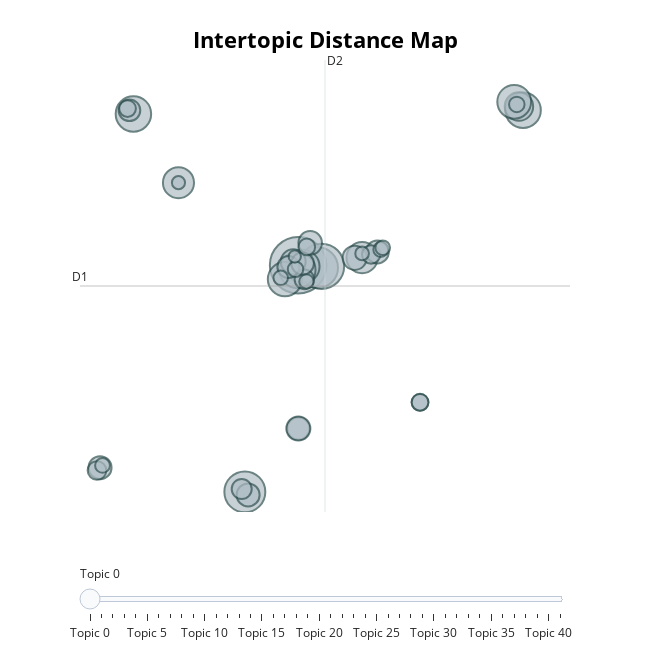

The code cell stored with this chart in its notebook:
### Code cell
all_topic_model.visualize_topics()

### Figure 1 — Plotly figure (JSON) as saved in the notebook; plotly's stock layout.template omitted (floating-point values rounded to 4 significant figures)
{"data": [{"customdata": [[0, "travel | agents | agentbased | information | framework", 653], [1, "algorithm | optimization | algorithms | search | performance", 338], [2, "urban | distribution | mobile | city | density", 419], [3, "species | seasonal | dynamics | abundance | sea", 342], [4, "disease | epidemic | transmission | covid19 | spread", 257], [5, "water | supply | demand | groundwater | water supply", 230], [6, "stars | stellar | mass | planets | galactic", 198], [7, "urban | accessibility | city | housing | public", 268], [8, "mobile | migration | language | mobility | article", 239], [9, "migrants | rural | migrant | migration | settlement", 257], [10, "genetic | species | seed | plant | diversity", 197], [11, "seasonal | dynamics | species | pest | adult", 165], [12, "health | services | care | service | mental", 233], [13, "exposure | air | pollution | air pollution | pminf25inf", 126], [14, "crime | ambient | street | theft | crimes", 113], [15, "microbial | bacteria | bacterial | phytoplankton | seasonal", 108], [16, "migration | chinas | urban | city | development", 107], [17, "climate | heat | exposure | change | climate change", 108], [18, "risk | evacuation | flood | vulnerability | earthquake", 102], [19, "fertility | projections | projected | growth | demographic", 118], [20, "traffic | urban | road | pedestrian | service", 99], [21, "hiv | mobile | sexual | risk | women", 82], [22, "sampling | estimator | estimators | sample | estimation", 96], [23, "dynamics | equation | competition | equations | species", 78], [24, "food | land | production | consumption | projected", 104], [25, "migration | urbanization | urban | development | rural", 119], [26, "energy | emissions | carbon | consumption | energy consumption", 71], [27, "particle | balance | aggregation | numerical | nucleation", 57], [28, "archaeological | mobile | early | human | site", 58], [29, "wastewater | treatment | normalization | sarscov2 | wbe", 49], [30, "species | habitat | extinction | dynamics | dispersal", 69], [31, "cells | cell | cancer | tumor | protein", 49], [32, "health | migration | mobility | migrant | climate", 45], [33, "development | regional | industry | rural | economic", 57], [34, "visitor | visitors | museum | environmental | recreation", 45], [35, "waste | solid waste | solid | waste management | management", 43], [36, "bubble | gas | flow | fluid | computational fluid", 38], [37, "intention | settlement | settlement intention | cities | migrants", 57], [38, "sampling | estimators | forest | variance | estimator", 35], [39, "coastal | marine | tourism | islands | coast", 42], [40, "laser | fiber | optical | grating | gratings", 31], [41, "integration | housing | employment | workers | migrant", 44]], "hovertemplate": "<b>Topic %{customdata[0]}</b><br>%{customdata[1]}<br>Size: %{customdata[2]}", "legendgroup": "", "marker": {"color": "#B0BEC5", "line": {"color": "DarkSlateGrey", "width": 2}, "size": [653, 338, 419, 342, 257, 230, 198, 268, 239, 257, 197, 165, 233, 126, 113, 108, 107, 108, 102, 118, 99, 82, 96, 78, 104, 119, 71, 57, 58, 49, 69, 49, 45, 57, 45, 43, 38, 57, 35, 42, 31, 44], "sizemode": "area", "sizeref": 0.4081, "symbol": "circle"}, "mode": "markers", "name": "", "orientation": "v", "showlegend": false, "type": "scatter", "x": [4.917, 6.009, 6.224, 1.935, 17.51, 5.176, 8.495, 4.878, 4.178, -4.301, -1.779, 17.27, 17.01, 4.641, 5.592, 2.118, 9.349, -6.168, 4.93, 4.929, 4.372, 1.76, -4.524, 5.266, 5.168, 8.085, -6.339, 5.401, 11.74, 4.771, 9.004, 17.15, 9.539, -4.629, -6.03, 3.942, 8.496, 11.74, -1.779, 5.381, 4.729, 9.65], "xaxis": "x", "y": [7.032, 6.881, 6.966, -6.753, 16.46, 6.954, 7.493, 6.738, 6.179, 16.23, 12.05, 16.68, 16.97, 7.241, 8.391, -6.936, 7.84, -5.282, -2.901, -2.902, 6.923, -6.577, 16.45, 6.172, 7.137, 7.48, -5.453, 8.144, -1.305, 6.787, 7.687, 16.81, 7.986, 16.56, -5.144, 6.264, 7.752, -1.305, 12.05, 6.043, 7.561, 8.095], "yaxis": "y"}], "layout": {"annotations": [{"showarrow": false, "text": "D1", "x": -7.29, "y": 5.768, "yshift": 10}, {"showarrow": false, "text": "D2", "x": 6.421, "xshift": 10, "y": 19.51}], "height": 650, "hoverlabel": {"bgcolor": "white", "font": {"family": "Rockwell", "size": 16}}, "legend": {"itemsizing": "constant", "tracegroupgap": 0}, "margin": {"t": 60}, "shapes": [{"line": {"color": "#CFD8DC", "width": 2}, "type": "line", "x0": 6.421, "x1": 6.421, "y0": -7.976, "y1": 19.51}, {"line": {"color": "#9E9E9E", "width": 2}, "type": "line", "x0": -7.29, "x1": 20.13, "y0": 5.768, "y1": 5.768}], "sliders": [{"active": 0, "pad": {"t": 50}, "steps": [{"args": [{"marker.color": [["red", "#B0BEC5", "#B0BEC5", "#B0BEC5", "#B0BEC5", "#B0BEC5", "#B0BEC5", "#B0BEC5", "#B0BEC5", "#B0BEC5", "#B0BEC5", "#B0BEC5", "#B0BEC5", "#B0BEC5", "#B0BEC5", "#B0BEC5", "#B0BEC5", "#B0BEC5", "#B0BEC5", "#B0BEC5", "#B0BEC5", "#B0BEC5", "#B0BEC5", "#B0BEC5", "#B0BEC5", "#B0BEC5", "#B0BEC5", "#B0BEC5", "#B0BEC5", "#B0BEC5", "#B0BEC5", "#B0BEC5", "#B0BEC5", "#B0BEC5", "#B0BEC5", "#B0BEC5", "#B0BEC5", "#B0BEC5", "#B0BEC5", "#B0BEC5", "#B0BEC5", "#B0BEC5"]]}], "label": "Topic 0", "method": "update"}, {"args": [{"marker.color": [["#B0BEC5", "red", "#B0BEC5", "#B0BEC5", "#B0BEC5", "#B0BEC5", "#B0BEC5", "#B0BEC5", "#B0BEC5", "#B0BEC5", "#B0BEC5", "#B0BEC5", "#B0BEC5", "#B0BEC5", "#B0BEC5", "#B0BEC5", "#B0BEC5", "#B0BEC5", "#B0BEC5", "#B0BEC5", "#B0BEC5", "#B0BEC5", "#B0BEC5", "#B0BEC5", "#B0BEC5", "#B0BEC5", "#B0BEC5", "#B0BEC5", "#B0BEC5", "#B0BEC5", "#B0BEC5", "#B0BEC5", "#B0BEC5", "#B0BEC5", "#B0BEC5", "#B0BEC5", "#B0BEC5", "#B0BEC5", "#B0BEC5", "#B0BEC5", "#B0BEC5", "#B0BEC5"]]}], "label": "Topic 1", "method": "update"}, {"args": [{"marker.color": [["#B0BEC5", "#B0BEC5", "red", "#B0BEC5", "#B0BEC5", "#B0BEC5", "#B0BEC5", "#B0BEC5", "#B0BEC5", "#B0BEC5", "#B0BEC5", "#B0BEC5", "#B0BEC5", "#B0BEC5", "#B0BEC5", "#B0BEC5", "#B0BEC5", "#B0BEC5", "#B0BEC5", "#B0BEC5", "#B0BEC5", "#B0BEC5", "#B0BEC5", "#B0BEC5", "#B0BEC5", "#B0BEC5", "#B0BEC5", "#B0BEC5", "#B0BEC5", "#B0BEC5", "#B0BEC5", "#B0BEC5", "#B0BEC5", "#B0BEC5", "#B0BEC5", "#B0BEC5", "#B0BEC5", "#B0BEC5", "#B0BEC5", "#B0BEC5", "#B0BEC5", "#B0BEC5"]]}], "label": "Topic 2", "method": "update"}, {"args": [{"marker.color": [["#B0BEC5", "#B0BEC5", "#B0BEC5", "red", "#B0BEC5", "#B0BEC5", "#B0BEC5", "#B0BEC5", "#B0BEC5", "#B0BEC5", "#B0BEC5", "#B0BEC5", "#B0BEC5", "#B0BEC5", "#B0BEC5", "#B0BEC5", "#B0BEC5", "#B0BEC5", "#B0BEC5", "#B0BEC5", "#B0BEC5", "#B0BEC5", "#B0BEC5", "#B0BEC5", "#B0BEC5", "#B0BEC5", "#B0BEC5", "#B0BEC5", "#B0BEC5", "#B0BEC5", "#B0BEC5", "#B0BEC5", "#B0BEC5", "#B0BEC5", "#B0BEC5", "#B0BEC5", "#B0BEC5", "#B0BEC5", "#B0BEC5", "#B0BEC5", "#B0BEC5", "#B0BEC5"]]}], "label": "Topic 3", "method": "update"}, {"args": [{"marker.color": [["#B0BEC5", "#B0BEC5", "#B0BEC5", "#B0BEC5", "red", "#B0BEC5", "#B0BEC5", "#B0BEC5", "#B0BEC5", "#B0BEC5", "#B0BEC5", "#B0BEC5", "#B0BEC5", "#B0BEC5", "#B0BEC5", "#B0BEC5", "#B0BEC5", "#B0BEC5", "#B0BEC5", "#B0BEC5", "#B0BEC5", "#B0BEC5", "#B0BEC5", "#B0BEC5", "#B0BEC5", "#B0BEC5", "#B0BEC5", "#B0BEC5", "#B0BEC5", "#B0BEC5", "#B0BEC5", "#B0BEC5", "#B0BEC5", "#B0BEC5", "#B0BEC5", "#B0BEC5", "#B0BEC5", "#B0BEC5", "#B0BEC5", "#B0BEC5", "#B0BEC5", "#B0BEC5"]]}], "label": "Topic 4", "method": "update"}, {"args": [{"marker.color": [["#B0BEC5", "#B0BEC5", "#B0BEC5", "#B0BEC5", "#B0BEC5", "red", "#B0BEC5", "#B0BEC5", "#B0BEC5", "#B0BEC5", "#B0BEC5", "#B0BEC5", "#B0BEC5", "#B0BEC5", "#B0BEC5", "#B0BEC5", "#B0BEC5", "#B0BEC5", "#B0BEC5", "#B0BEC5", "#B0BEC5", "#B0BEC5", "#B0BEC5", "#B0BEC5", "#B0BEC5", "#B0BEC5", "#B0BEC5", "#B0BEC5", "#B0BEC5", "#B0BEC5", "#B0BEC5", "#B0BEC5", "#B0BEC5", "#B0BEC5", "#B0BEC5", "#B0BEC5", "#B0BEC5", "#B0BEC5", "#B0BEC5", "#B0BEC5", "#B0BEC5", "#B0BEC5"]]}], "label": "Topic 5", "method": "update"}, {"args": [{"marker.color": [["#B0BEC5", "#B0BEC5", "#B0BEC5", "#B0BEC5", "#B0BEC5", "#B0BEC5", "red", "#B0BEC5", "#B0BEC5", "#B0BEC5", "#B0BEC5", "#B0BEC5", "#B0BEC5", "#B0BEC5", "#B0BEC5", "#B0BEC5", "#B0BEC5", "#B0BEC5", "#B0BEC5", "#B0BEC5", "#B0BEC5", "#B0BEC5", "#B0BEC5", "#B0BEC5", "#B0BEC5", "#B0BEC5", "#B0BEC5", "#B0BEC5", "#B0BEC5", "#B0BEC5", "#B0BEC5", "#B0BEC5", "#B0BEC5", "#B0BEC5", "#B0BEC5", "#B0BEC5", "#B0BEC5", "#B0BEC5", "#B0BEC5", "#B0BEC5", "#B0BEC5", "#B0BEC5"]]}], "label": "Topic 6", "method": "update"}, {"args": [{"marker.color": [["#B0BEC5", "#B0BEC5", "#B0BEC5", "#B0BEC5", "#B0BEC5", "#B0BEC5", "#B0BEC5", "red", "#B0BEC5", "#B0BEC5", "#B0BEC5", "#B0BEC5", "#B0BEC5", "#B0BEC5", "#B0BEC5", "#B0BEC5", "#B0BEC5", "#B0BEC5", "#B0BEC5", "#B0BEC5", "#B0BEC5", "#B0BEC5", "#B0BEC5", "#B0BEC5", "#B0BEC5", "#B0BEC5", "#B0BEC5", "#B0BEC5", "#B0BEC5", "#B0BEC5", "#B0BEC5", "#B0BEC5", "#B0BEC5", "#B0BEC5", "#B0BEC5", "#B0BEC5", "#B0BEC5", "#B0BEC5", "#B0BEC5", "#B0BEC5", "#B0BEC5", "#B0BEC5"]]}], "label": "Topic 7", "method": "update"}, {"args": [{"marker.color": [["#B0BEC5", "#B0BEC5", "#B0BEC5", "#B0BEC5", "#B0BEC5", "#B0BEC5", "#B0BEC5", "#B0BEC5", "red", "#B0BEC5", "#B0BEC5", "#B0BEC5", "#B0BEC5", "#B0BEC5", "#B0BEC5", "#B0BEC5", "#B0BEC5", "#B0BEC5", "#B0BEC5", "#B0BEC5", "#B0BEC5", "#B0BEC5", "#B0BEC5", "#B0BEC5", "#B0BEC5", "#B0BEC5", "#B0BEC5", "#B0BEC5", "#B0BEC5", "#B0BEC5", "#B0BEC5", "#B0BEC5", "#B0BEC5", "#B0BEC5", "#B0BEC5", "#B0BEC5", "#B0BEC5", "#B0BEC5", "#B0BEC5", "#B0BEC5", "#B0BEC5", "#B0BEC5"]]}], "label": "Topic 8", "method": "update"}, {"args": [{"marker.color": [["#B0BEC5", "#B0BEC5", "#B0BEC5", "#B0BEC5", "#B0BEC5", "#B0BEC5", "#B0BEC5", "#B0BEC5", "#B0BEC5", "red", "#B0BEC5", "#B0BEC5", "#B0BEC5", "#B0BEC5", "#B0BEC5", "#B0BEC5", "#B0BEC5", "#B0BEC5", "#B0BEC5", "#B0BEC5", "#B0BEC5", "#B0BEC5", "#B0BEC5", "#B0BEC5", "#B0BEC5", "#B0BEC5", "#B0BEC5", "#B0BEC5", "#B0BEC5", "#B0BEC5", "#B0BEC5", "#B0BEC5", "#B0BEC5", "#B0BEC5", "#B0BEC5", "#B0BEC5", "#B0BEC5", "#B0BEC5", "#B0BEC5", "#B0BEC5", "#B0BEC5", "#B0BEC5"]]}], "label": "Topic 9", "method": "update"}, {"args": [{"marker.color": [["#B0BEC5", "#B0BEC5", "#B0BEC5", "#B0BEC5", "#B0BEC5", "#B0BEC5", "#B0BEC5", "#B0BEC5", "#B0BEC5", "#B0BEC5", "red", "#B0BEC5", "#B0BEC5", "#B0BEC5", "#B0BEC5", "#B0BEC5", "#B0BEC5", "#B0BEC5", "#B0BEC5", "#B0BEC5", "#B0BEC5", "#B0BEC5", "#B0BEC5", "#B0BEC5", "#B0BEC5", "#B0BEC5", "#B0BEC5", "#B0BEC5", "#B0BEC5", "#B0BEC5", "#B0BEC5", "#B0BEC5", "#B0BEC5", "#B0BEC5", "#B0BEC5", "#B0BEC5", "#B0BEC5", "#B0BEC5", "#B0BEC5", "#B0BEC5", "#B0BEC5", "#B0BEC5"]]}], "label": "Topic 10", "method": "update"}, {"args": [{"marker.color": [["#B0BEC5", "#B0BEC5", "#B0BEC5", "#B0BEC5", "#B0BEC5", "#B0BEC5", "#B0BEC5", "#B0BEC5", "#B0BEC5", "#B0BEC5", "#B0BEC5", "red", "#B0BEC5", "#B0BEC5", "#B0BEC5", "#B0BEC5", "#B0BEC5", "#B0BEC5", "#B0BEC5", "#B0BEC5", "#B0BEC5", "#B0BEC5", "#B0BEC5", "#B0BEC5", "#B0BEC5", "#B0BEC5", "#B0BEC5", "#B0BEC5", "#B0BEC5", "#B0BEC5", "#B0BEC5", "#B0BEC5", "#B0BEC5", "#B0BEC5", "#B0BEC5", "#B0BEC5", "#B0BEC5", "#B0BEC5", "#B0BEC5", "#B0BEC5", "#B0BEC5", "#B0BEC5"]]}], "label": "Topic 11", "method": "update"}, {"args": [{"marker.color": [["#B0BEC5", "#B0BEC5", "#B0BEC5", "#B0BEC5", "#B0BEC5", "#B0BEC5", "#B0BEC5", "#B0BEC5", "#B0BEC5", "#B0BEC5", "#B0BEC5", "#B0BEC5", "red", "#B0BEC5", "#B0BEC5", "#B0BEC5", "#B0BEC5", "#B0BEC5", "#B0BEC5", "#B0BEC5", "#B0BEC5", "#B0BEC5", "#B0BEC5", "#B0BEC5", "#B0BEC5", "#B0BEC5", "#B0BEC5", "#B0BEC5", "#B0BEC5", "#B0BEC5", "#B0BEC5", "#B0BEC5", "#B0BEC5", "#B0BEC5", "#B0BEC5", "#B0BEC5", "#B0BEC5", "#B0BEC5", "#B0BEC5", "#B0BEC5", "#B0BEC5", "#B0BEC5"]]}], "label": "Topic 12", "method": "update"}, {"args": [{"marker.color": [["#B0BEC5", "#B0BEC5", "#B0BEC5", "#B0BEC5", "#B0BEC5", "#B0BEC5", "#B0BEC5", "#B0BEC5", "#B0BEC5", "#B0BEC5", "#B0BEC5", "#B0BEC5", "#B0BEC5", "red", "#B0BEC5", "#B0BEC5", "#B0BEC5", "#B0BEC5", "#B0BEC5", "#B0BEC5", "#B0BEC5", "#B0BEC5", "#B0BEC5", "#B0BEC5", "#B0BEC5", "#B0BEC5", "#B0BEC5", "#B0BEC5", "#B0BEC5", "#B0BEC5", "#B0BEC5", "#B0BEC5", "#B0BEC5", "#B0BEC5", "#B0BEC5", "#B0BEC5", "#B0BEC5", "#B0BEC5", "#B0BEC5", "#B0BEC5", "#B0BEC5", "#B0BEC5"]]}], "label": "Topic 13", "method": "update"}, {"args": [{"marker.color": [["#B0BEC5", "#B0BEC5", "#B0BEC5", "#B0BEC5", "#B0BEC5", "#B0BEC5", "#B0BEC5", "#B0BEC5", "#B0BEC5", "#B0BEC5", "#B0BEC5", "#B0BEC5", "#B0BEC5", "#B0BEC5", "red", "#B0BEC5", "#B0BEC5", "#B0BEC5", "#B0BEC5", "#B0BEC5", "#B0BEC5", "#B0BEC5", "#B0BEC5", "#B0BEC5", "#B0BEC5", "#B0BEC5", "#B0BEC5", "#B0BEC5", "#B0BEC5", "#B0BEC5", "#B0BEC5", "#B0BEC5", "#B0BEC5", "#B0BEC5", "#B0BEC5", "#B0BEC5", "#B0BEC5", "#B0BEC5", "#B0BEC5", "#B0BEC5", "#B0BEC5", "#B0BEC5"]]}], "label": "Topic 14", "method": "update"}, {"args": [{"marker.color": [["#B0BEC5", "#B0BEC5", "#B0BEC5", "#B0BEC5", "#B0BEC5", "#B0BEC5", "#B0BEC5", "#B0BEC5", "#B0BEC5", "#B0BEC5", "#B0BEC5", "#B0BEC5", "#B0BEC5", "#B0BEC5", "#B0BEC5", "red", "#B0BEC5", "#B0BEC5", "#B0BEC5", "#B0BEC5", "#B0BEC5", "#B0BEC5", "#B0BEC5", "#B0BEC5", "#B0BEC5", "#B0BEC5", "#B0BEC5", "#B0BEC5", "#B0BEC5", "#B0BEC5", "#B0BEC5", "#B0BEC5", "#B0BEC5", "#B0BEC5", "#B0BEC5", "#B0BEC5", "#B0BEC5", "#B0BEC5", "#B0BEC5", "#B0BEC5", "#B0BEC5", "#B0BEC5"]]}], "label": "Topic 15", "method": "update"}, {"args": [{"marker.color": [["#B0BEC5", "#B0BEC5", "#B0BEC5", "#B0BEC5", "#B0BEC5", "#B0BEC5", "#B0BEC5", "#B0BEC5", "#B0BEC5", "#B0BEC5", "#B0BEC5", "#B0BEC5", "#B0BEC5", "#B0BEC5", "#B0BEC5", "#B0BEC5", "red", "#B0BEC5", "#B0BEC5", "#B0BEC5", "#B0BEC5", "#B0BEC5", "#B0BEC5", "#B0BEC5", "#B0BEC5", "#B0BEC5", "#B0BEC5", "#B0BEC5", "#B0BEC5", "#B0BEC5", "#B0BEC5", "#B0BEC5", "#B0BEC5", "#B0BEC5", "#B0BEC5", "#B0BEC5", "#B0BEC5", "#B0BEC5", "#B0BEC5", "#B0BEC5", "#B0BEC5", "#B0BEC5"]]}], "label": "Topic 16", "method": "update"}, {"args": [{"marker.color": [["#B0BEC5", "#B0BEC5", "#B0BEC5", "#B0BEC5", "#B0BEC5", "#B0BEC5", "#B0BEC5", "#B0BEC5", "#B0BEC5", "#B0BEC5", "#B0BEC5", "#B0BEC5", "#B0BEC5", "#B0BEC5", "#B0BEC5", "#B0BEC5", "#B0BEC5", "red", "#B0BEC5", "#B0BEC5", "#B0BEC5", "#B0BEC5", "#B0BEC5", "#B0BEC5", "#B0BEC5", "#B0BEC5", "#B0BEC5", "#B0BEC5", "#B0BEC5", "#B0BEC5", "#B0BEC5", "#B0BEC5", "#B0BEC5", "#B0BEC5", "#B0BEC5", "#B0BEC5", "#B0BEC5", "#B0BEC5", "#B0BEC5", "#B0BEC5", "#B0BEC5", "#B0BEC5"]]}], "label": "Topic 17", "method": "update"}, {"args": [{"marker.color": [["#B0BEC5", "#B0BEC5", "#B0BEC5", "#B0BEC5", "#B0BEC5", "#B0BEC5", "#B0BEC5", "#B0BEC5", "#B0BEC5", "#B0BEC5", "#B0BEC5", "#B0BEC5", "#B0BEC5", "#B0BEC5", "#B0BEC5", "#B0BEC5", "#B0BEC5", "#B0BEC5", "red", "#B0BEC5", "#B0BEC5", "#B0BEC5", "#B0BEC5", "#B0BEC5", "#B0BEC5", "#B0BEC5", "#B0BEC5", "#B0BEC5", "#B0BEC5", "#B0BEC5", "#B0BEC5", "#B0BEC5", "#B0BEC5", "#B0BEC5", "#B0BEC5", "#B0BEC5", "#B0BEC5", "#B0BEC5", "#B0BEC5", "#B0BEC5", "#B0BEC5", "#B0BEC5"]]}], "label": "Topic 18", "method": "update"}, {"args": [{"marker.color": [["#B0BEC5", "#B0BEC5", "#B0BEC5", "#B0BEC5", "#B0BEC5", "#B0BEC5", "#B0BEC5", "#B0BEC5", "#B0BEC5", "#B0BEC5", "#B0BEC5", "#B0BEC5", "#B0BEC5", "#B0BEC5", "#B0BEC5", "#B0BEC5", "#B0BEC5", "#B0BEC5", "#B0BEC5", "red", "#B0BEC5", "#B0BEC5", "#B0BEC5", "#B0BEC5", "#B0BEC5", "#B0BEC5", "#B0BEC5", "#B0BEC5", "#B0BEC5", "#B0BEC5", "#B0BEC5", "#B0BEC5", "#B0BEC5", "#B0BEC5", "#B0BEC5", "#B0BEC5", "#B0BEC5", "#B0BEC5", "#B0BEC5", "#B0BEC5", "#B0BEC5", "#B0BEC5"]]}], "label": "Topic 19", "method": "update"}, {"args": [{"marker.color": [["#B0BEC5", "#B0BEC5", "#B0BEC5", "#B0BEC5", "#B0BEC5", "#B0BEC5", "#B0BEC5", "#B0BEC5", "#B0BEC5", "#B0BEC5", "#B0BEC5", "#B0BEC5", "#B0BEC5", "#B0BEC5", "#B0BEC5", "#B0BEC5", "#B0BEC5", "#B0BEC5", "#B0BEC5", "#B0BEC5", "red", "#B0BEC5", "#B0BEC5", "#B0BEC5", "#B0BEC5", "#B0BEC5", "#B0BEC5", "#B0BEC5", "#B0BEC5", "#B0BEC5", "#B0BEC5", "#B0BEC5", "#B0BEC5", "#B0BEC5", "#B0BEC5", "#B0BEC5", "#B0BEC5", "#B0BEC5", "#B0BEC5", "#B0BEC5", "#B0BEC5", "#B0BEC5"]]}], "label": "Topic 20", "method": "update"}, {"args": [{"marker.color": [["#B0BEC5", "#B0BEC5", "#B0BEC5", "#B0BEC5", "#B0BEC5", "#B0BEC5", "#B0BEC5", "#B0BEC5", "#B0BEC5", "#B0BEC5", "#B0BEC5", "#B0BEC5", "#B0BEC5", "#B0BEC5", "#B0BEC5", "#B0BEC5", "#B0BEC5", "#B0BEC5", "#B0BEC5", "#B0BEC5", "#B0BEC5", "red", "#B0BEC5", "#B0BEC5", "#B0BEC5", "#B0BEC5", "#B0BEC5", "#B0BEC5", "#B0BEC5", "#B0BEC5", "#B0BEC5", "#B0BEC5", "#B0BEC5", "#B0BEC5", "#B0BEC5", "#B0BEC5", "#B0BEC5", "#B0BEC5", "#B0BEC5", "#B0BEC5", "#B0BEC5", "#B0BEC5"]]}], "label": "Topic 21", "method": "update"}, {"args": [{"marker.color": [["#B0BEC5", "#B0BEC5", "#B0BEC5", "#B0BEC5", "#B0BEC5", "#B0BEC5", "#B0BEC5", "#B0BEC5", "#B0BEC5", "#B0BEC5", "#B0BEC5", "#B0BEC5", "#B0BEC5", "#B0BEC5", "#B0BEC5", "#B0BEC5", "#B0BEC5", "#B0BEC5", "#B0BEC5", "#B0BEC5", "#B0BEC5", "#B0BEC5", "red", "#B0BEC5", "#B0BEC5", "#B0BEC5", "#B0BEC5", "#B0BEC5", "#B0BEC5", "#B0BEC5", "#B0BEC5", "#B0BEC5", "#B0BEC5", "#B0BEC5", "#B0BEC5", "#B0BEC5", "#B0BEC5", "#B0BEC5", "#B0BEC5", "#B0BEC5", "#B0BEC5", "#B0BEC5"]]}], "label": "Topic 22", "method": "update"}, {"args": [{"marker.color": [["#B0BEC5", "#B0BEC5", "#B0BEC5", "#B0BEC5", "#B0BEC5", "#B0BEC5", "#B0BEC5", "#B0BEC5", "#B0BEC5", "#B0BEC5", "#B0BEC5", "#B0BEC5", "#B0BEC5", "#B0BEC5", "#B0BEC5", "#B0BEC5", "#B0BEC5", "#B0BEC5", "#B0BEC5", "#B0BEC5", "#B0BEC5", "#B0BEC5", "#B0BEC5", "red", "#B0BEC5", "#B0BEC5", "#B0BEC5", "#B0BEC5", "#B0BEC5", "#B0BEC5", "#B0BEC5", "#B0BEC5", "#B0BEC5", "#B0BEC5", "#B0BEC5", "#B0BEC5", "#B0BEC5", "#B0BEC5", "#B0BEC5", "#B0BEC5", "#B0BEC5", "#B0BEC5"]]}], "label": "Topic 23", "method": "update"}, {"args": [{"marker.color": [["#B0BEC5", "#B0BEC5", "#B0BEC5", "#B0BEC5", "#B0BEC5", "#B0BEC5", "#B0BEC5", "#B0BEC5", "#B0BEC5", "#B0BEC5", "#B0BEC5", "#B0BEC5", "#B0BEC5", "#B0BEC5", "#B0BEC5", "#B0BEC5", "#B0BEC5", "#B0BEC5", "#B0BEC5", "#B0BEC5", "#B0BEC5", "#B0BEC5", "#B0BEC5", "#B0BEC5", "red", "#B0BEC5", "#B0BEC5", "#B0BEC5", "#B0BEC5", "#B0BEC5", "#B0BEC5", "#B0BEC5", "#B0BEC5", "#B0BEC5", "#B0BEC5", "#B0BEC5", "#B0BEC5", "#B0BEC5", "#B0BEC5", "#B0BEC5", "#B0BEC5", "#B0BEC5"]]}], "label": "Topic 24", "method": "update"}, {"args": [{"marker.color": [["#B0BEC5", "#B0BEC5", "#B0BEC5", "#B0BEC5", "#B0BEC5", "#B0BEC5", "#B0BEC5", "#B0BEC5", "#B0BEC5", "#B0BEC5", "#B0BEC5", "#B0BEC5", "#B0BEC5", "#B0BEC5", "#B0BEC5", "#B0BEC5", "#B0BEC5", "#B0BEC5", "#B0BEC5", "#B0BEC5", "#B0BEC5", "#B0BEC5", "#B0BEC5", "#B0BEC5", "#B0BEC5", "red", "#B0BEC5", "#B0BEC5", "#B0BEC5", "#B0BEC5", "#B0BEC5", "#B0BEC5", "#B0BEC5", "#B0BEC5", "#B0BEC5", "#B0BEC5", "#B0BEC5", "#B0BEC5", "#B0BEC5", "#B0BEC5", "#B0BEC5", "#B0BEC5"]]}], "label": "Topic 25", "method": "update"}, {"args": [{"marker.color": [["#B0BEC5", "#B0BEC5", "#B0BEC5", "#B0BEC5", "#B0BEC5", "#B0BEC5", "#B0BEC5", "#B0BEC5", "#B0BEC5", "#B0BEC5", "#B0BEC5", "#B0BEC5", "#B0BEC5", "#B0BEC5", "#B0BEC5", "#B0BEC5", "#B0BEC5", "#B0BEC5", "#B0BEC5", "#B0BEC5", "#B0BEC5", "#B0BEC5", "#B0BEC5", "#B0BEC5", "#B0BEC5", "#B0BEC5", "red", "#B0BEC5", "#B0BEC5", "#B0BEC5", "#B0BEC5", "#B0BEC5", "#B0BEC5", "#B0BEC5", "#B0BEC5", "#B0BEC5", "#B0BEC5", "#B0BEC5", "#B0BEC5", "#B0BEC5", "#B0BEC5", "#B0BEC5"]]}], "label": "Topic 26", "method": "update"}, {"args": [{"marker.color": [["#B0BEC5", "#B0BEC5", "#B0BEC5", "#B0BEC5", "#B0BEC5", "#B0BEC5", "#B0BEC5", "#B0BEC5", "#B0BEC5", "#B0BEC5", "#B0BEC5", "#B0BEC5", "#B0BEC5", "#B0BEC5", "#B0BEC5", "#B0BEC5", "#B0BEC5", "#B0BEC5", "#B0BEC5", "#B0BEC5", "#B0BEC5", "#B0BEC5", "#B0BEC5", "#B0BEC5", "#B0BEC5", "#B0BEC5", "#B0BEC5", "red", "#B0BEC5", "#B0BEC5", "#B0BEC5", "#B0BEC5", "#B0BEC5", "#B0BEC5", "#B0BEC5", "#B0BEC5", "#B0BEC5", "#B0BEC5", "#B0BEC5", "#B0BEC5", "#B0BEC5", "#B0BEC5"]]}], "label": "Topic 27", "method": "update"}, {"args": [{"marker.color": [["#B0BEC5", "#B0BEC5", "#B0BEC5", "#B0BEC5", "#B0BEC5", "#B0BEC5", "#B0BEC5", "#B0BEC5", "#B0BEC5", "#B0BEC5", "#B0BEC5", "#B0BEC5", "#B0BEC5", "#B0BEC5", "#B0BEC5", "#B0BEC5", "#B0BEC5", "#B0BEC5", "#B0BEC5", "#B0BEC5", "#B0BEC5", "#B0BEC5", "#B0BEC5", "#B0BEC5", "#B0BEC5", "#B0BEC5", "#B0BEC5", "#B0BEC5", "red", "#B0BEC5", "#B0BEC5", "#B0BEC5", "#B0BEC5", "#B0BEC5", "#B0BEC5", "#B0BEC5", "#B0BEC5", "#B0BEC5", "#B0BEC5", "#B0BEC5", "#B0BEC5", "#B0BEC5"]]}], "label": "Topic 28", "method": "update"}, {"args": [{"marker.color": [["#B0BEC5", "#B0BEC5", "#B0BEC5", "#B0BEC5", "#B0BEC5", "#B0BEC5", "#B0BEC5", "#B0BEC5", "#B0BEC5", "#B0BEC5", "#B0BEC5", "#B0BEC5", "#B0BEC5", "#B0BEC5", "#B0BEC5", "#B0BEC5", "#B0BEC5", "#B0BEC5", "#B0BEC5", "#B0BEC5", "#B0BEC5", "#B0BEC5", "#B0BEC5", "#B0BEC5", "#B0BEC5", "#B0BEC5", "#B0BEC5", "#B0BEC5", "#B0BEC5", "red", "#B0BEC5", "#B0BEC5", "#B0BEC5", "#B0BEC5", "#B0BEC5", "#B0BEC5", "#B0BEC5", "#B0BEC5", "#B0BEC5", "#B0BEC5", "#B0BEC5", "#B0BEC5"]]}], "label": "Topic 29", "method": "update"}, {"args": [{"marker.color": [["#B0BEC5", "#B0BEC5", "#B0BEC5", "#B0BEC5", "#B0BEC5", "#B0BEC5", "#B0BEC5", "#B0BEC5", "#B0BEC5", "#B0BEC5", "#B0BEC5", "#B0BEC5", "#B0BEC5", "#B0BEC5", "#B0BEC5", "#B0BEC5", "#B0BEC5", "#B0BEC5", "#B0BEC5", "#B0BEC5", "#B0BEC5", "#B0BEC5", "#B0BEC5", "#B0BEC5", "#B0BEC5", "#B0BEC5", "#B0BEC5", "#B0BEC5", "#B0BEC5", "#B0BEC5", "red", "#B0BEC5", "#B0BEC5", "#B0BEC5", "#B0BEC5", "#B0BEC5", "#B0BEC5", "#B0BEC5", "#B0BEC5", "#B0BEC5", "#B0BEC5", "#B0BEC5"]]}], "label": "Topic 30", "method": "update"}, {"args": [{"marker.color": [["#B0BEC5", "#B0BEC5", "#B0BEC5", "#B0BEC5", "#B0BEC5", "#B0BEC5", "#B0BEC5", "#B0BEC5", "#B0BEC5", "#B0BEC5", "#B0BEC5", "#B0BEC5", "#B0BEC5", "#B0BEC5", "#B0BEC5", "#B0BEC5", "#B0BEC5", "#B0BEC5", "#B0BEC5", "#B0BEC5", "#B0BEC5", "#B0BEC5", "#B0BEC5", "#B0BEC5", "#B0BEC5", "#B0BEC5", "#B0BEC5", "#B0BEC5", "#B0BEC5", "#B0BEC5", "#B0BEC5", "red", "#B0BEC5", "#B0BEC5", "#B0BEC5", "#B0BEC5", "#B0BEC5", "#B0BEC5", "#B0BEC5", "#B0BEC5", "#B0BEC5", "#B0BEC5"]]}], "label": "Topic 31", "method": "update"}, {"args": [{"marker.color": [["#B0BEC5", "#B0BEC5", "#B0BEC5", "#B0BEC5", "#B0BEC5", "#B0BEC5", "#B0BEC5", "#B0BEC5", "#B0BEC5", "#B0BEC5", "#B0BEC5", "#B0BEC5", "#B0BEC5", "#B0BEC5", "#B0BEC5", "#B0BEC5", "#B0BEC5", "#B0BEC5", "#B0BEC5", "#B0BEC5", "#B0BEC5", "#B0BEC5", "#B0BEC5", "#B0BEC5", "#B0BEC5", "#B0BEC5", "#B0BEC5", "#B0BEC5", "#B0BEC5", "#B0BEC5", "#B0BEC5", "#B0BEC5", "red", "#B0BEC5", "#B0BEC5", "#B0BEC5", "#B0BEC5", "#B0BEC5", "#B0BEC5", "#B0BEC5", "#B0BEC5", "#B0BEC5"]]}], "label": "Topic 32", "method": "update"}, {"args": [{"marker.color": [["#B0BEC5", "#B0BEC5", "#B0BEC5", "#B0BEC5", "#B0BEC5", "#B0BEC5", "#B0BEC5", "#B0BEC5", "#B0BEC5", "#B0BEC5", "#B0BEC5", "#B0BEC5", "#B0BEC5", "#B0BEC5", "#B0BEC5", "#B0BEC5", "#B0BEC5", "#B0BEC5", "#B0BEC5", "#B0BEC5", "#B0BEC5", "#B0BEC5", "#B0BEC5", "#B0BEC5", "#B0BEC5", "#B0BEC5", "#B0BEC5", "#B0BEC5", "#B0BEC5", "#B0BEC5", "#B0BEC5", "#B0BEC5", "#B0BEC5", "red", "#B0BEC5", "#B0BEC5", "#B0BEC5", "#B0BEC5", "#B0BEC5", "#B0BEC5", "#B0BEC5", "#B0BEC5"]]}], "label": "Topic 33", "method": "update"}, {"args": [{"marker.color": [["#B0BEC5", "#B0BEC5", "#B0BEC5", "#B0BEC5", "#B0BEC5", "#B0BEC5", "#B0BEC5", "#B0BEC5", "#B0BEC5", "#B0BEC5", "#B0BEC5", "#B0BEC5", "#B0BEC5", "#B0BEC5", "#B0BEC5", "#B0BEC5", "#B0BEC5", "#B0BEC5", "#B0BEC5", "#B0BEC5", "#B0BEC5", "#B0BEC5", "#B0BEC5", "#B0BEC5", "#B0BEC5", "#B0BEC5", "#B0BEC5", "#B0BEC5", "#B0BEC5", "#B0BEC5", "#B0BEC5", "#B0BEC5", "#B0BEC5", "#B0BEC5", "red", "#B0BEC5", "#B0BEC5", "#B0BEC5", "#B0BEC5", "#B0BEC5", "#B0BEC5", "#B0BEC5"]]}], "label": "Topic 34", "method": "update"}, {"args": [{"marker.color": [["#B0BEC5", "#B0BEC5", "#B0BEC5", "#B0BEC5", "#B0BEC5", "#B0BEC5", "#B0BEC5", "#B0BEC5", "#B0BEC5", "#B0BEC5", "#B0BEC5", "#B0BEC5", "#B0BEC5", "#B0BEC5", "#B0BEC5", "#B0BEC5", "#B0BEC5", "#B0BEC5", "#B0BEC5", "#B0BEC5", "#B0BEC5", "#B0BEC5", "#B0BEC5", "#B0BEC5", "#B0BEC5", "#B0BEC5", "#B0BEC5", "#B0BEC5", "#B0BEC5", "#B0BEC5", "#B0BEC5", "#B0BEC5", "#B0BEC5", "#B0BEC5", "#B0BEC5", "red", "#B0BEC5", "#B0BEC5", "#B0BEC5", "#B0BEC5", "#B0BEC5", "#B0BEC5"]]}], "label": "Topic 35", "method": "update"}, {"args": [{"marker.color": [["#B0BEC5", "#B0BEC5", "#B0BEC5", "#B0BEC5", "#B0BEC5", "#B0BEC5", "#B0BEC5", "#B0BEC5", "#B0BEC5", "#B0BEC5", "#B0BEC5", "#B0BEC5", "#B0BEC5", "#B0BEC5", "#B0BEC5", "#B0BEC5", "#B0BEC5", "#B0BEC5", "#B0BEC5", "#B0BEC5", "#B0BEC5", "#B0BEC5", "#B0BEC5", "#B0BEC5", "#B0BEC5", "#B0BEC5", "#B0BEC5", "#B0BEC5", "#B0BEC5", "#B0BEC5", "#B0BEC5", "#B0BEC5", "#B0BEC5", "#B0BEC5", "#B0BEC5", "#B0BEC5", "red", "#B0BEC5", "#B0BEC5", "#B0BEC5", "#B0BEC5", "#B0BEC5"]]}], "label": "Topic 36", "method": "update"}, {"args": [{"marker.color": [["#B0BEC5", "#B0BEC5", "#B0BEC5", "#B0BEC5", "#B0BEC5", "#B0BEC5", "#B0BEC5", "#B0BEC5", "#B0BEC5", "#B0BEC5", "#B0BEC5", "#B0BEC5", "#B0BEC5", "#B0BEC5", "#B0BEC5", "#B0BEC5", "#B0BEC5", "#B0BEC5", "#B0BEC5", "#B0BEC5", "#B0BEC5", "#B0BEC5", "#B0BEC5", "#B0BEC5", "#B0BEC5", "#B0BEC5", "#B0BEC5", "#B0BEC5", "#B0BEC5", "#B0BEC5", "#B0BEC5", "#B0BEC5", "#B0BEC5", "#B0BEC5", "#B0BEC5", "#B0BEC5", "#B0BEC5", "red", "#B0BEC5", "#B0BEC5", "#B0BEC5", "#B0BEC5"]]}], "label": "Topic 37", "method": "update"}, {"args": [{"marker.color": [["#B0BEC5", "#B0BEC5", "#B0BEC5", "#B0BEC5", "#B0BEC5", "#B0BEC5", "#B0BEC5", "#B0BEC5", "#B0BEC5", "#B0BEC5", "#B0BEC5", "#B0BEC5", "#B0BEC5", "#B0BEC5", "#B0BEC5", "#B0BEC5", "#B0BEC5", "#B0BEC5", "#B0BEC5", "#B0BEC5", "#B0BEC5", "#B0BEC5", "#B0BEC5", "#B0BEC5", "#B0BEC5", "#B0BEC5", "#B0BEC5", "#B0BEC5", "#B0BEC5", "#B0BEC5", "#B0BEC5", "#B0BEC5", "#B0BEC5", "#B0BEC5", "#B0BEC5", "#B0BEC5", "#B0BEC5", "#B0BEC5", "red", "#B0BEC5", "#B0BEC5", "#B0BEC5"]]}], "label": "Topic 38", "method": "update"}, {"args": [{"marker.color": [["#B0BEC5", "#B0BEC5", "#B0BEC5", "#B0BEC5", "#B0BEC5", "#B0BEC5", "#B0BEC5", "#B0BEC5", "#B0BEC5", "#B0BEC5", "#B0BEC5", "#B0BEC5", "#B0BEC5", "#B0BEC5", "#B0BEC5", "#B0BEC5", "#B0BEC5", "#B0BEC5", "#B0BEC5", "#B0BEC5", "#B0BEC5", "#B0BEC5", "#B0BEC5", "#B0BEC5", "#B0BEC5", "#B0BEC5", "#B0BEC5", "#B0BEC5", "#B0BEC5", "#B0BEC5", "#B0BEC5", "#B0BEC5", "#B0BEC5", "#B0BEC5", "#B0BEC5", "#B0BEC5", "#B0BEC5", "#B0BEC5", "#B0BEC5", "red", "#B0BEC5", "#B0BEC5"]]}], "label": "Topic 39", "method": "update"}, {"args": [{"marker.color": [["#B0BEC5", "#B0BEC5", "#B0BEC5", "#B0BEC5", "#B0BEC5", "#B0BEC5", "#B0BEC5", "#B0BEC5", "#B0BEC5", "#B0BEC5", "#B0BEC5", "#B0BEC5", "#B0BEC5", "#B0BEC5", "#B0BEC5", "#B0BEC5", "#B0BEC5", "#B0BEC5", "#B0BEC5", "#B0BEC5", "#B0BEC5", "#B0BEC5", "#B0BEC5", "#B0BEC5", "#B0BEC5", "#B0BEC5", "#B0BEC5", "#B0BEC5", "#B0BEC5", "#B0BEC5", "#B0BEC5", "#B0BEC5", "#B0BEC5", "#B0BEC5", "#B0BEC5", "#B0BEC5", "#B0BEC5", "#B0BEC5", "#B0BEC5", "#B0BEC5", "red", "#B0BEC5"]]}], "label": "Topic 40", "method": "update"}, {"args": [{"marker.color": [["#B0BEC5", "#B0BEC5", "#B0BEC5", "#B0BEC5", "#B0BEC5", "#B0BEC5", "#B0BEC5", "#B0BEC5", "#B0BEC5", "#B0BEC5", "#B0BEC5", "#B0BEC5", "#B0BEC5", "#B0BEC5", "#B0BEC5", "#B0BEC5", "#B0BEC5", "#B0BEC5", "#B0BEC5", "#B0BEC5", "#B0BEC5", "#B0BEC5", "#B0BEC5", "#B0BEC5", "#B0BEC5", "#B0BEC5", "#B0BEC5", "#B0BEC5", "#B0BEC5", "#B0BEC5", "#B0BEC5", "#B0BEC5", "#B0BEC5", "#B0BEC5", "#B0BEC5", "#B0BEC5", "#B0BEC5", "#B0BEC5", "#B0BEC5", "#B0BEC5", "#B0BEC5", "red"]]}], "label": "Topic 41", "method": "update"}]}], "title": {"font": {"color": "Black", "size": 22}, "text": "<b>Intertopic Distance Map</b>", "x": 0.5, "xanchor": "center", "y": 0.95, "yanchor": "top"}, "width": 650, "xaxis": {"anchor": "y", "domain": [0, 1], "range": [-7.29, 20.13], "title": {"text": ""}, "visible": false}, "yaxis": {"anchor": "x", "domain": [0, 1], "range": [-7.976, 19.51], "title": {"text": ""}, "visible": false}}}
